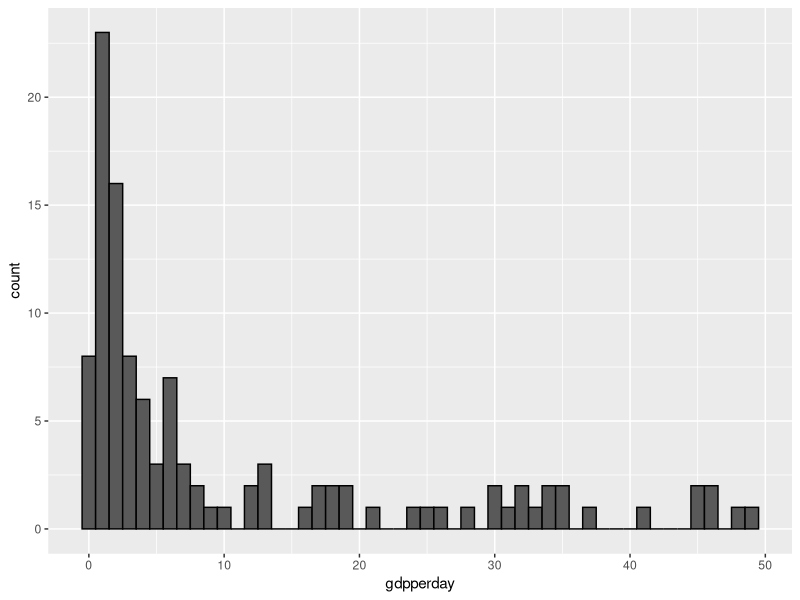
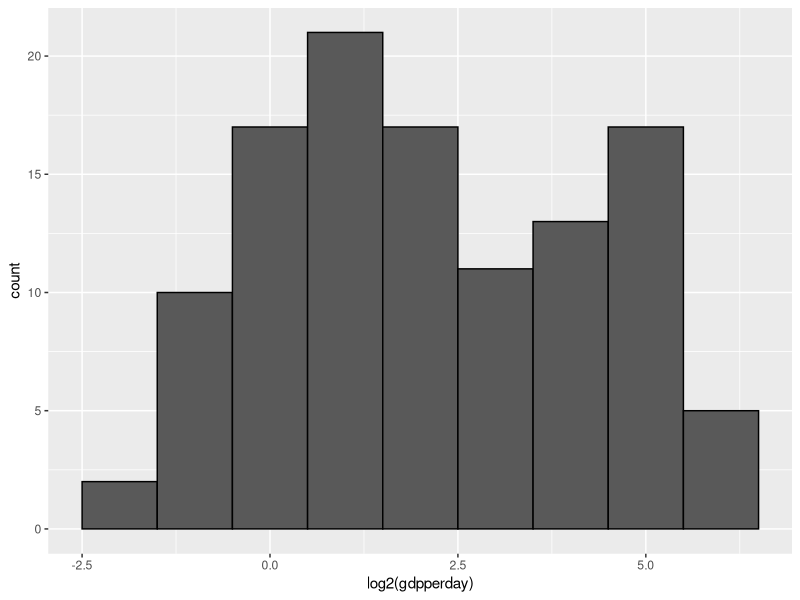
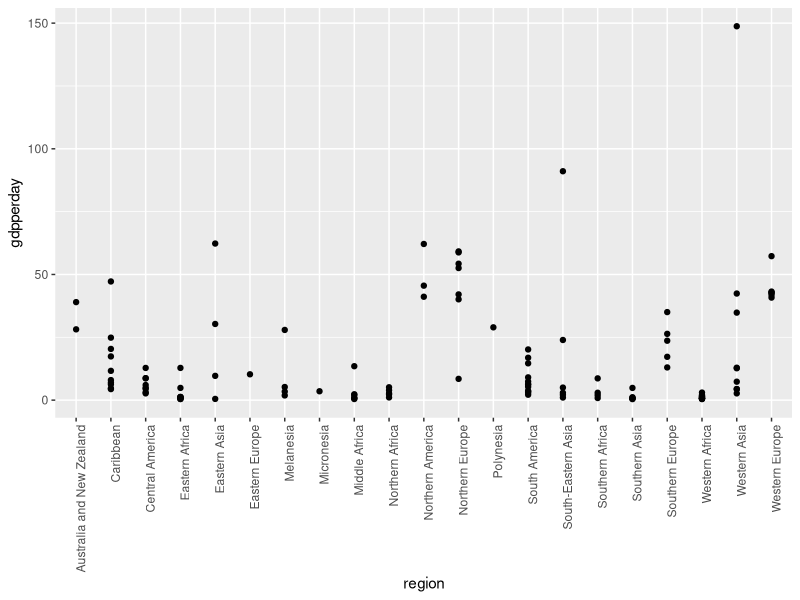
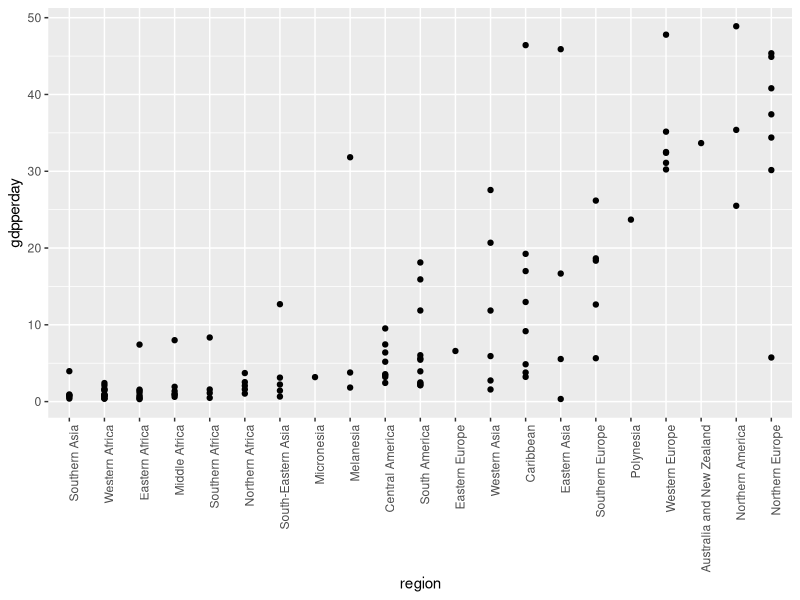
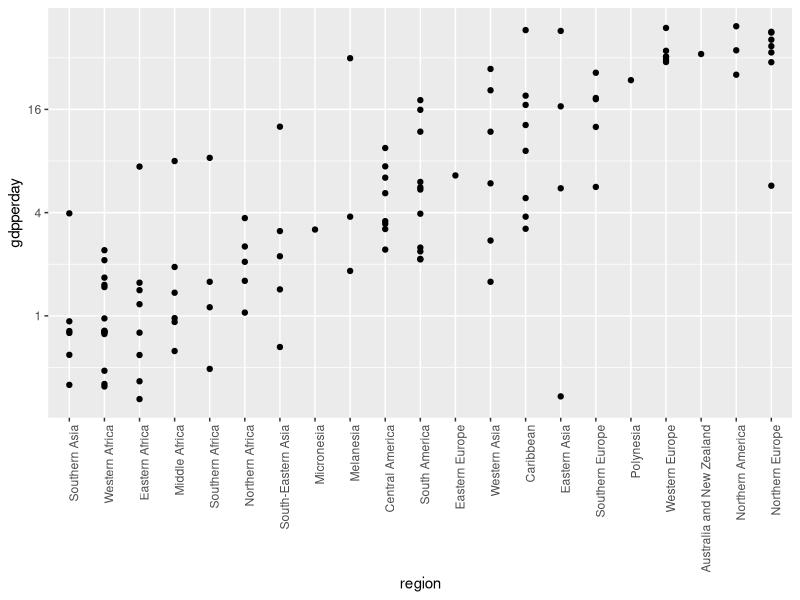

Recreate these plots in R, in order.
library(dslabs)
library(tidyverse)
data(gapminder)

gapminder<-gapminder%>%mutate(gdpperday=gdp/population/365)
p<-gapminder%>%filter(year==1970&!is.na(gdp))%>%ggplot(aes(gdpperday))+geom_histogram(binwidth = 1,color="black")
p
gapminder%>%filter(year==1970&!is.na(gdp))%>%ggplot(aes(log2(gdpperday)))+geom_histogram(binwidth = 1,color="black")

q<-gapminder%>%filter(year==1979&!is.na(gdp))%>%ggplot(aes(region,gdpperday))+geom_point()
#if we plot above graph we get graph having x-axis labels overlapping each other
q+theme(axis.text.x = element_text(angle=90,hjust = 1))
#if we plot above graph we get a graph having labels orderd in alphabetical order. we use reorder function to reorder them according to our wish
r<-gapminder%>%filter(year==1970&!is.na(gdp))%>%mutate(region=reorder(region,gdpperday,FUN=median))%>%ggplot(aes(region,gdpperday))+geom_point()+theme(axis.text.x = element_text(angle = 90,hjust=1))
#above plot is used to reorder the plot according to the median of the gdpperday of the region.
r
r+scale_y_continuous(trans = "log2")
